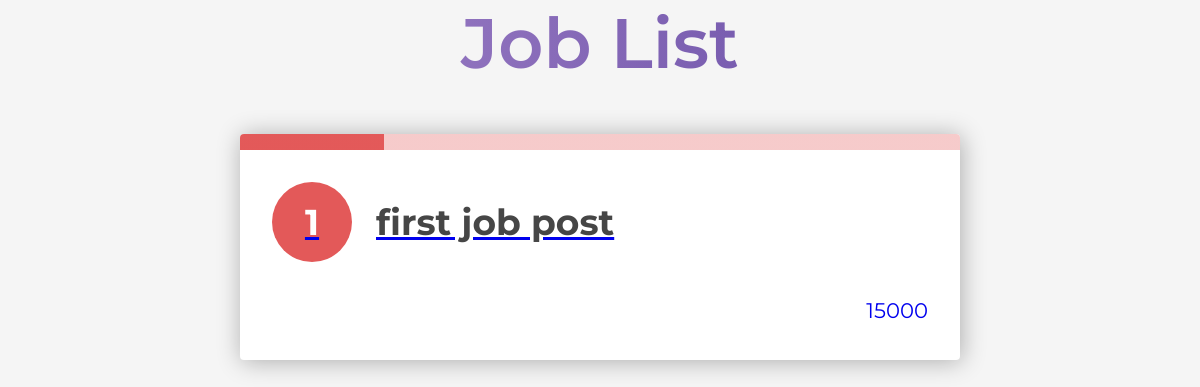
Before: / with the older database file.
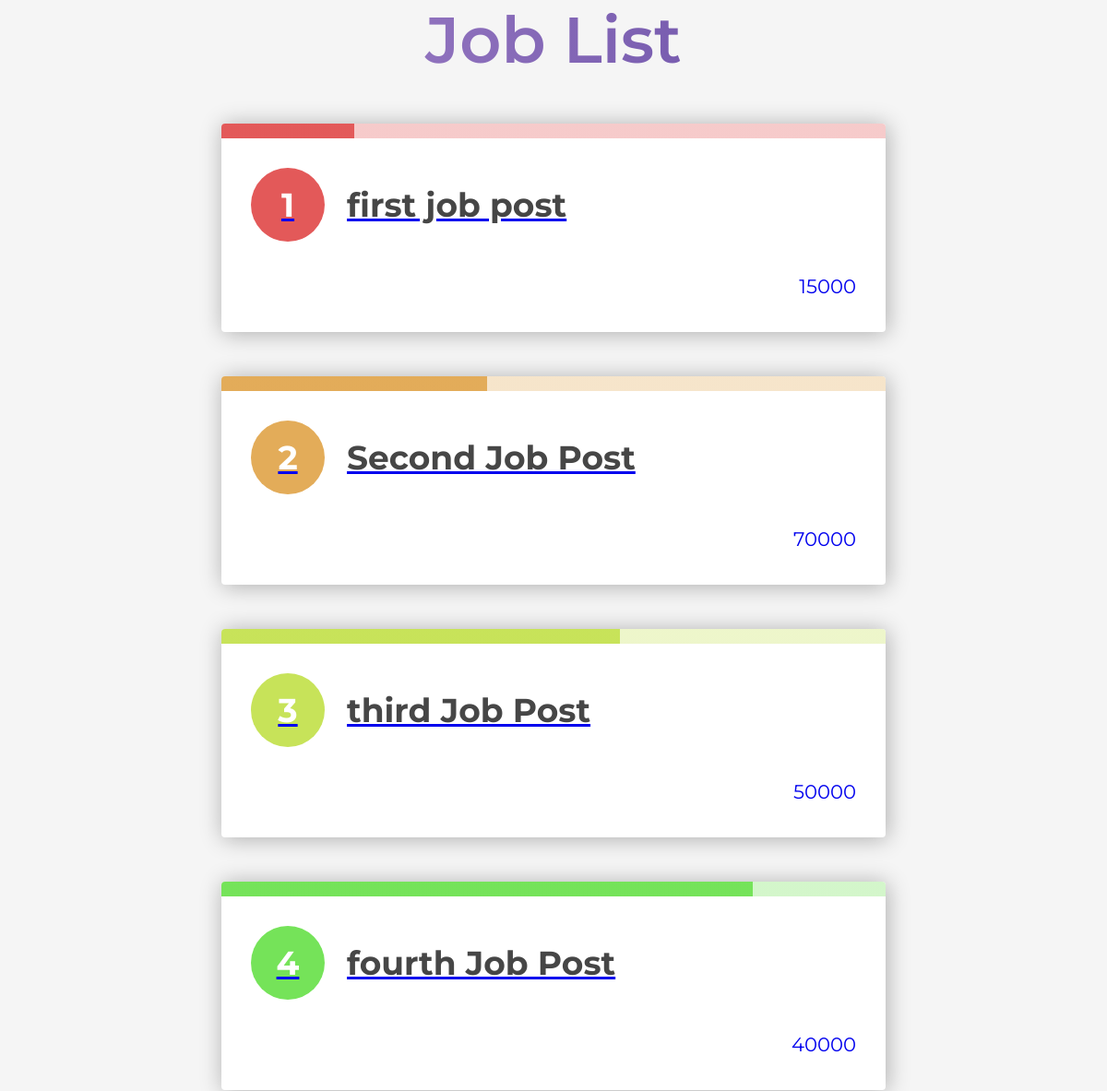
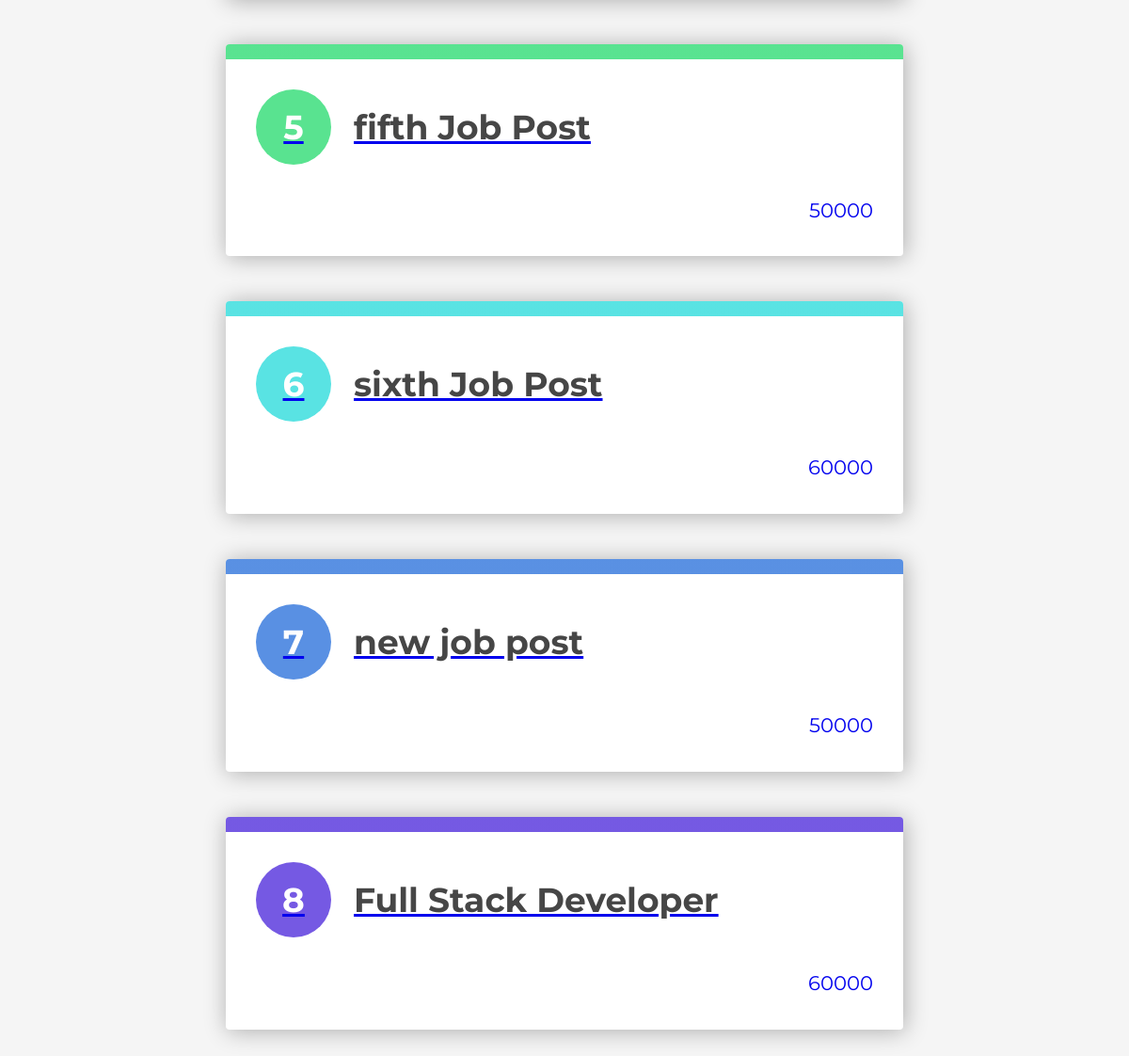
After: the same page with the newer database file (2 pictures, top to bottom).
### app/models.py (models this page shows, shortened)
class JobPost(models.Model):
    title=models.CharField(max_length=200)
    description=models.TextField(max_length=3000)
    date = models.DateTimeField(auto_now_add=True)
    salary=models.IntegerField()
    slug=models.SlugField(null=True,unique=True)
    location=models.OneToOneField(Location,on_delete=models.CASCADE,null=True)
    author=models.ForeignKey(Auther,on_delete=models.CASCADE,null=True)
    user=models.ManyToManyField(User)

### app/views.py (the view)
# urls.py: path('',views.job_list,name='jobs_home'),
def job_list(request):
    jobs= JobPost.objects.all()
    context={'jobs':jobs}
    return render(request,'app/job_list.html',context)

### app/templates/app/job_list.html (shortened to what this page needs)
<!DOCTYPE html>
<html lang="en">
<head>
</head>
<body>
    <header >Job List</header>
    <ol style="--length: 5" role="list">
        {% for job in  jobs%}
        <li style="--i:{{ forloop.counter }}">
            <a href='{% url "jobs_detail" job.id %}'>
                <h3>
                    {{job.title}}
                </h3>
            <p style='float: right;'>{{job.salary}}</p>
        </li>
        {% endfor %}
    </ol>
</body>
</html>

### app/templates/app/job_list.html (style rules this page uses)
* { box-sizing: border-box; }
body { --h: 212deg; --l: 43%; --brandColor: hsl(var(--h), 71%, var(--l)); font-family: Montserrat, sans-serif; margin: 0; background-color: whitesmoke; }
header { font-size: 70px; font-weight: 600; text-align: center; background-image: linear-gradient(to left, #553c9a, #b393d3); color: transparent; background-clip: text; -webkit-background-clip: text; }
p { margin: 0; line-height: 1.6; font-size: 2ch; }
ol { list-style: none; counter-reset: list; padding: 0 1rem; }
li { --stop: calc(100% / var(--length) * var(--i)); --l: 62%; --l2: 88%; --h: calc((var(--i) - 1) * (180 / var(--length))); --c1: hsl(var(--h), 71%, var(--l)); --c2: hsl(var(--h), 71%, var(--l2)); position: relative; counter-increment: list; max-width: 45rem; margin: 2rem auto; padding: 2rem 1rem 1rem; box-shadow: 0.1rem 0.1rem 1.5rem rgba(0, 0, 0, 0.3); border-radius: 0.25rem; overflow: hidden; background-color: white; }
li::before { content: ''; display: block; width: 100%; height: 1rem; position: absolute; top: 0; left: 0; background: linear-gradient(to right, var(--c1) var(--stop), var(--c2) var(--stop)); }
h3 { display: flex; align-items: baseline; margin: 0 0 1rem; color: rgb(70 70 70); }
h3::before { display: flex; justify-content: center; align-items: center; flex: 0 0 auto; margin-right: 1rem; width: 3rem; height: 3rem; content: counter(list); padding: 1rem; border-radius: 50%; background-color: var(--c1); color: white; }
@media (min-width: 40em) { li { margin: 3rem auto; padding: 3rem 2rem 2rem; } }
@media (min-width: 40em) { h3 { font-size: 2.25rem; margin: 0 0 2rem; } }
@media (min-width: 40em) { h3::before { margin-right: 1.5rem; } }

Changed rows visible on the page:
added JobPost: title "Second Job Post", salary "70000"
added JobPost: title "third Job Post", salary "50000"
added JobPost: title "fourth Job Post", salary "40000"
added JobPost: title "fifth Job Post", salary "50000"
added JobPost: title "sixth Job Post", salary "60000"
added JobPost: title "new job post", salary "50000"
added JobPost: title "Full Stack Developer", salary "60000"
